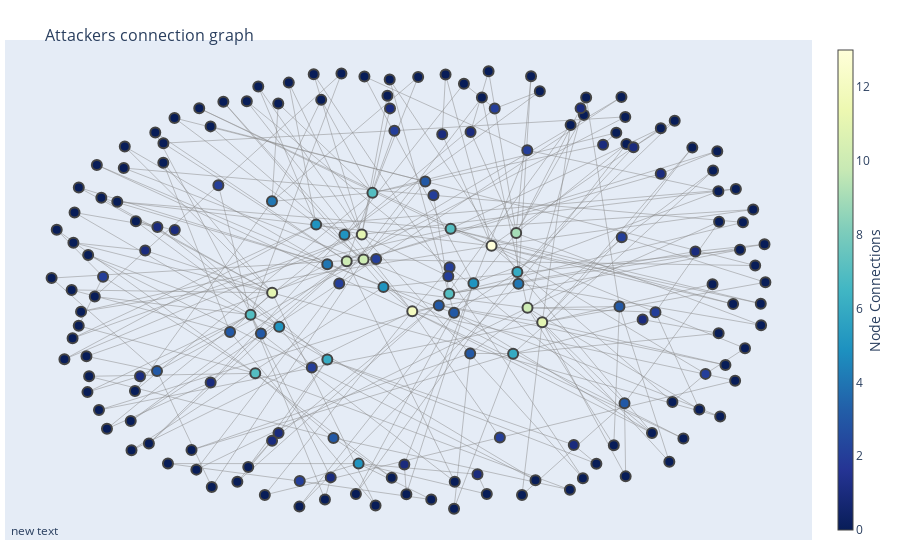

The cell this chart's notebook holds for it:
### Code cell
# Generate adjacency (i.e., number of connections) for each node
node_adjacencies = []
for node, adjacencies in enumerate(G.adjacency()):
    node_adjacencies.append(len(adjacencies[1]))

# Define the node trace
node_trace = go.Scatter(
    x=node_x, y=node_y,
    mode='markers',
    hoverinfo='text',
    marker=dict(
        showscale=True,
        colorscale='YlGnBu',  # You can change the colorscale as desired
        reversescale=True,
        color=node_adjacencies,  # Use the number of connections as the color
        size=10,
        colorbar=dict(
            thickness=15,
            title='Node Connections',
            xanchor='left',
            titleside='right'
        ),
        line_width=2),
    text=[f'IP: {node}, URL: {df[df["source_ip"] == node]["url"].iloc[0]}' if is_ip(node) and df[df["source_ip"] == node].shape[0] > 0 
          else f'URL: {node}, IP: {df[df["url"] == node]["source_ip"].iloc[0]}' if df[df["url"] == node].shape[0] > 0 else 'Data not available' for node in G.nodes()],
    textposition="top center")

fig = go.Figure(data=[edge_trace, node_trace],
             layout=go.Layout(
                title='<br>Attackers connection graph',
                titlefont_size=16,
                showlegend=False,
                hovermode='closest',
                margin=dict(b=20,l=5,r=5,t=40),
                annotations=[ dict(
                    showarrow=False,
                    xref="paper", yref="paper",
                    x=0.005, y=-0.002 ) ],
                xaxis=dict(showgrid=False, zeroline=False, showticklabels=False),
                yaxis=dict(showgrid=False, zeroline=False, showticklabels=False))
                )

fig.show()

### Figure 1 — Plotly figure (JSON) as saved in the notebook; plotly's stock layout.template omitted (floating-point values rounded to 4 significant figures; data arrays with more than 128 entries replaced by an {"elided": "..."} marker saying what was removed)
{"data": [{"hoverinfo": "none", "line": {"color": "#888", "width": 0.5}, "mode": "lines", "type": "scatter", "x": {"elided": "822 float values"}, "y": {"elided": "822 float values"}}, {"hoverinfo": "text", "marker": {"color": {"elided": "182 int values"}, "colorbar": {"thickness": 15, "title": {"side": "right", "text": "Node Connections"}, "xanchor": "left"}, "colorscale": [[0, "rgb(255,255,217)"], [0.125, "rgb(237,248,177)"], [0.25, "rgb(199,233,180)"], [0.375, "rgb(127,205,187)"], [0.5, "rgb(65,182,196)"], [0.625, "rgb(29,145,192)"], [0.75, "rgb(34,94,168)"], [0.875, "rgb(37,52,148)"], [1, "rgb(8,29,88)"]], "line": {"width": 2}, "reversescale": true, "showscale": true, "size": 10}, "mode": "markers", "text": {"elided": "182 str values"}, "textposition": "top center", "type": "scatter", "x": {"elided": "182 float values"}, "y": {"elided": "182 float values"}}], "layout": {"annotations": [{"showarrow": false, "x": 0.005, "xref": "paper", "y": -0.002, "yref": "paper"}], "hovermode": "closest", "margin": {"b": 20, "l": 5, "r": 5, "t": 40}, "showlegend": false, "title": {"font": {"size": 16}, "text": "<br>Attackers connection graph"}, "xaxis": {"showgrid": false, "showticklabels": false, "zeroline": false}, "yaxis": {"showgrid": false, "showticklabels": false, "zeroline": false}}}
